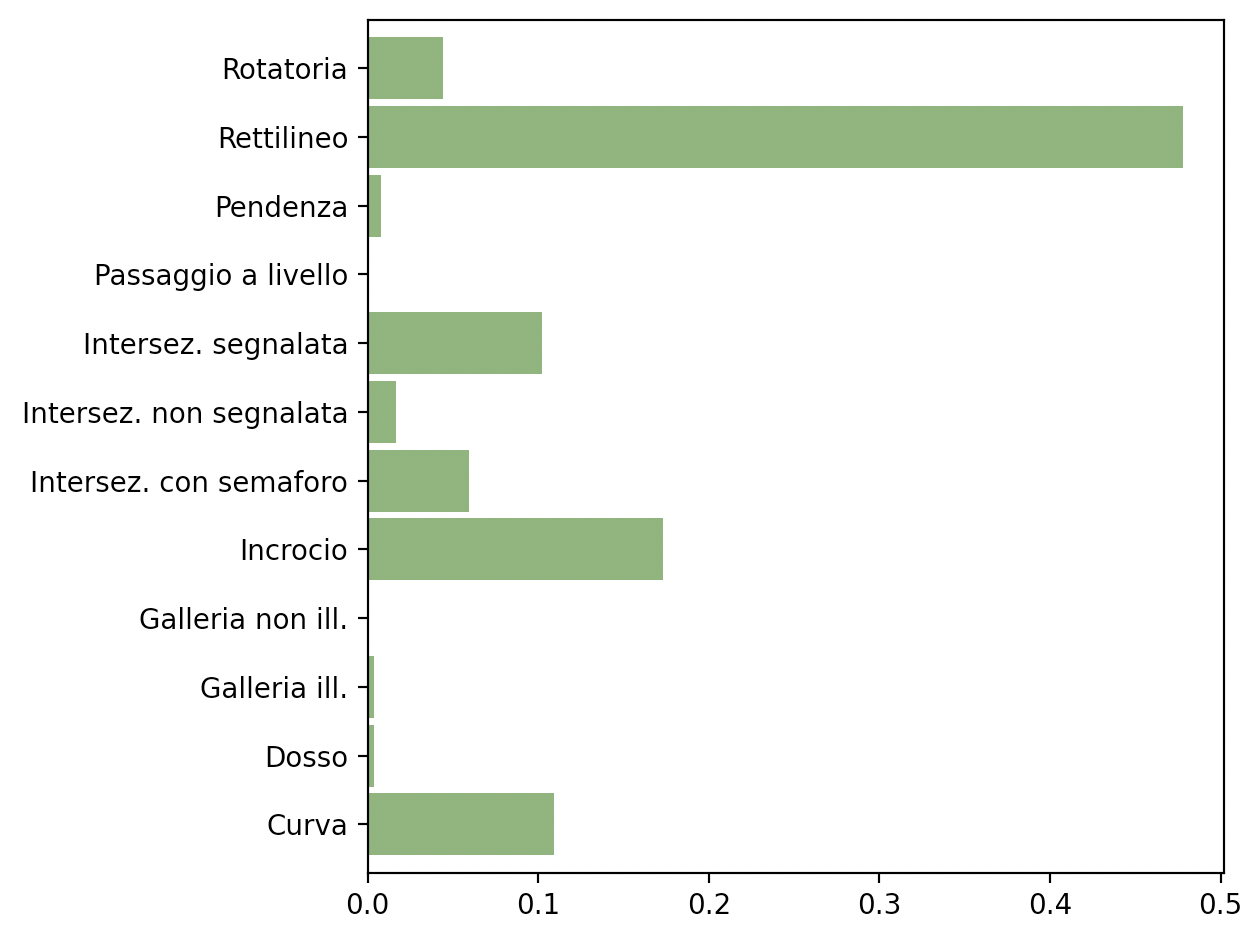

Write Python code to recreate this figure.

import pandas as pd
import matplotlib.pyplot as plt
import sys 
sys.path.append("src/")

import label_utils

path = "dataset/incidenti/incidenti_2018.txt"

data : pd.DataFrame = pd.read_csv(path, sep="\t", encoding='latin1')

intersezione = data['intersezione_o_non_interse3']
intersezione_labels = label_utils.join_labels(
    intersezione, 
    "dataset/incidenti/Classificazioni/intersezione_o_non_interse3.csv"
    ).value_counts().sort_index()

#print(intersezione_labels)

# intersezione_labels = intersezione_labels[intersezione_labels > 200]

intersezione_labels /= intersezione_labels.sum()
intersezione_labels = intersezione_labels.sort_index()

######################

data = pd.read_csv("dataset/incidenti/incidenti_2018.txt", sep="\t", encoding='latin1')

incr = 'intersezione_o_non_interse3'
morti = ['morti_entro_24_ore', 'morti_entro_30_giorni']

data['morti'] = data[morti[0]] + data[morti[1]]

df = {}
for inc in data[incr].unique(): 
    df[inc] = 0

for inc, morti in zip(data[incr], data['morti']): 
    df[inc] += morti

indice_mort = pd.Series(df.values(),index =  df.keys()).sort_index()

num_incr = data[incr].value_counts().sort_index()

mortalita = pd.DataFrame([indice_mort * 100 / num_incr], 
    index=['indice']
).transpose()

mortalita['incrocio'] = mortalita.index

import sys
sys.path.append("src")
import label_utils

mortalita['incrocio'] = label_utils.join_labels(mortalita['incrocio'], "dataset/incidenti/Classificazioni/intersezione_o_non_interse3.csv")

mortalita['indice'] /= mortalita['indice'].sum()
mortalita.index = mortalita['incrocio']
mortalita = mortalita['indice']

df = pd.DataFrame([intersezione_labels, mortalita], ['Numero di incidenti', 'Indice di mortalità']).transpose()

######################

# GRAFO 4
intersezione_labels.plot.barh(color=['#77aa66'], width=0.9)
# plt.xlabel("Incidenti all'anno (2018)")
plt.tight_layout()
plt.show()
